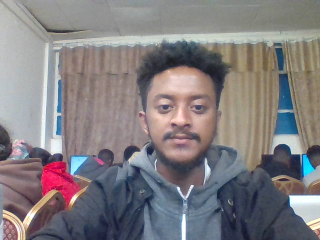
#> input picture input_images/Brook.png, 320 x 240 px, found by its file name; its folder holds only this picture in this run
$ python extracting_faces.py
#> lines starting #> are read from the running program, lines starting #| are printed output that depends on the picture
import cv2
import os
imagesPath = "C:/python/faceRecognition/input_images"
if not os.path.exists("faces"):
    os.makedirs("faces")
    print("No: faces")

faceClassif =cv2.CascadeClassifier(cv2.data.haarcascades + "haarcascade_frontalface_default.xml")

count = 0

for imageName in os.listdir(imagesPath):
    print(imageName)
    image = cv2.imread(imagesPath + "/" + imageName)
#> image is the input picture: shape (240, 320, 3); mean B, G, R 128.3, 125.5, 130.1
    faces = faceClassif.detectMultiScale(image, 1.1 ,5)
#> faces = [[137, 70, 90, 90]]
    for (x, y, w, h) in faces:
        #cv2.rectangle(image, (x, y), (x + w, y + h),(0, 255, 0),2)
        face = image[y:y + h, x:x + w]
        face =cv2.resize(face, (150, 150))
        cv2.imwrite("faces/" + imageName + str(count) + ".jpg", face)
        count += 1
#> this loop made 1 pass
#> (x, y, w, h, count) on pass 1: (137, 70, 90, 90, 1)
#> pass 1, `face = image[y:y + h, x:x + w]`:
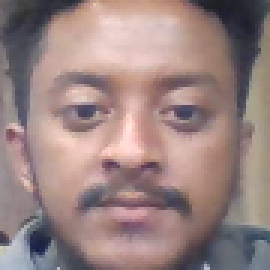
#> face: shape (90, 90, 3) (shown 3 times larger); mean B, G, R 129.9, 131.8, 153.9
#> after the loop, count = 1

        #cv2.imshow("Image".image)
        #cv2.waitkey(0)
cv2.destroyAllWindows()
